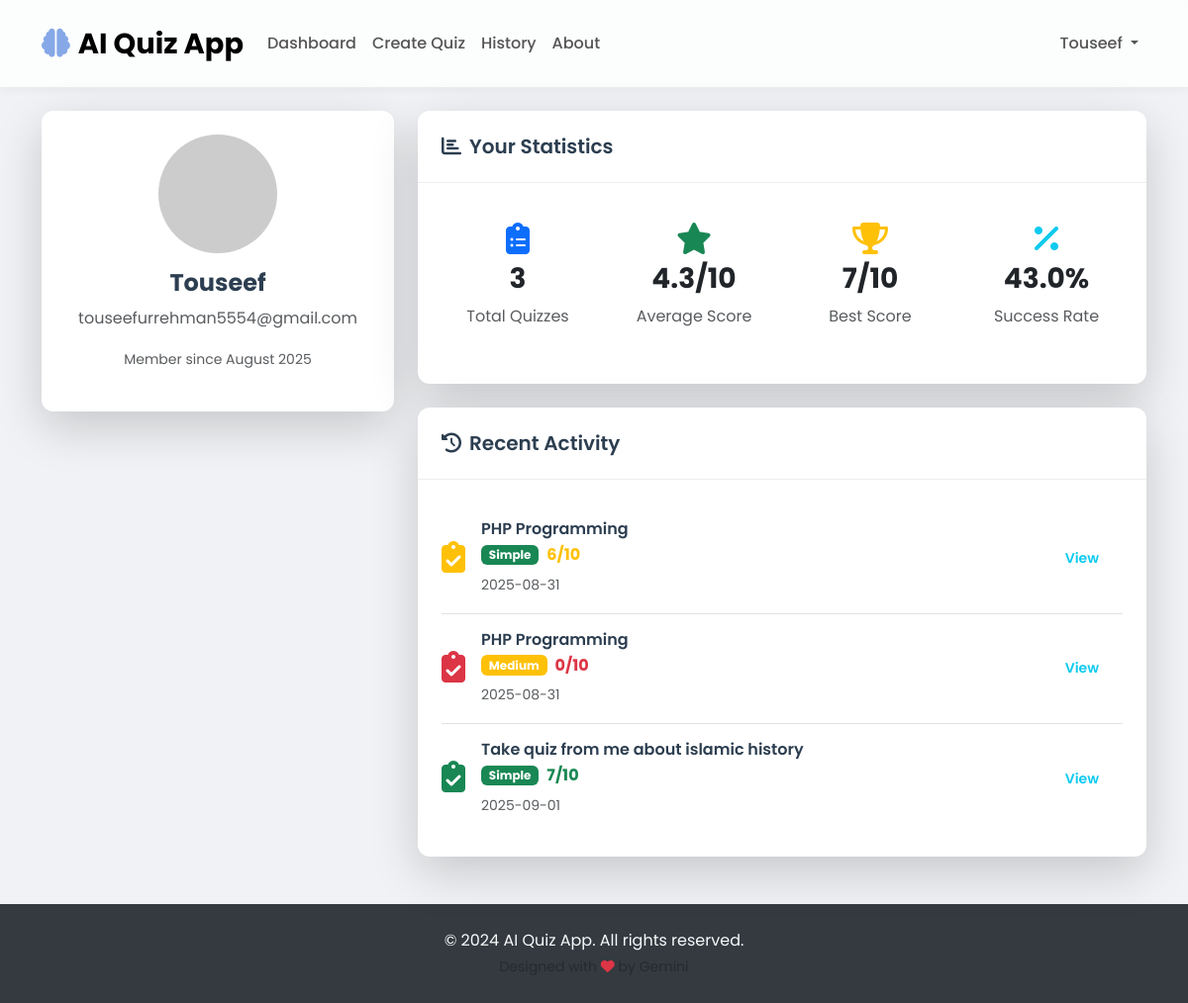
Before: /auth/profile (signed in) with the older database file.
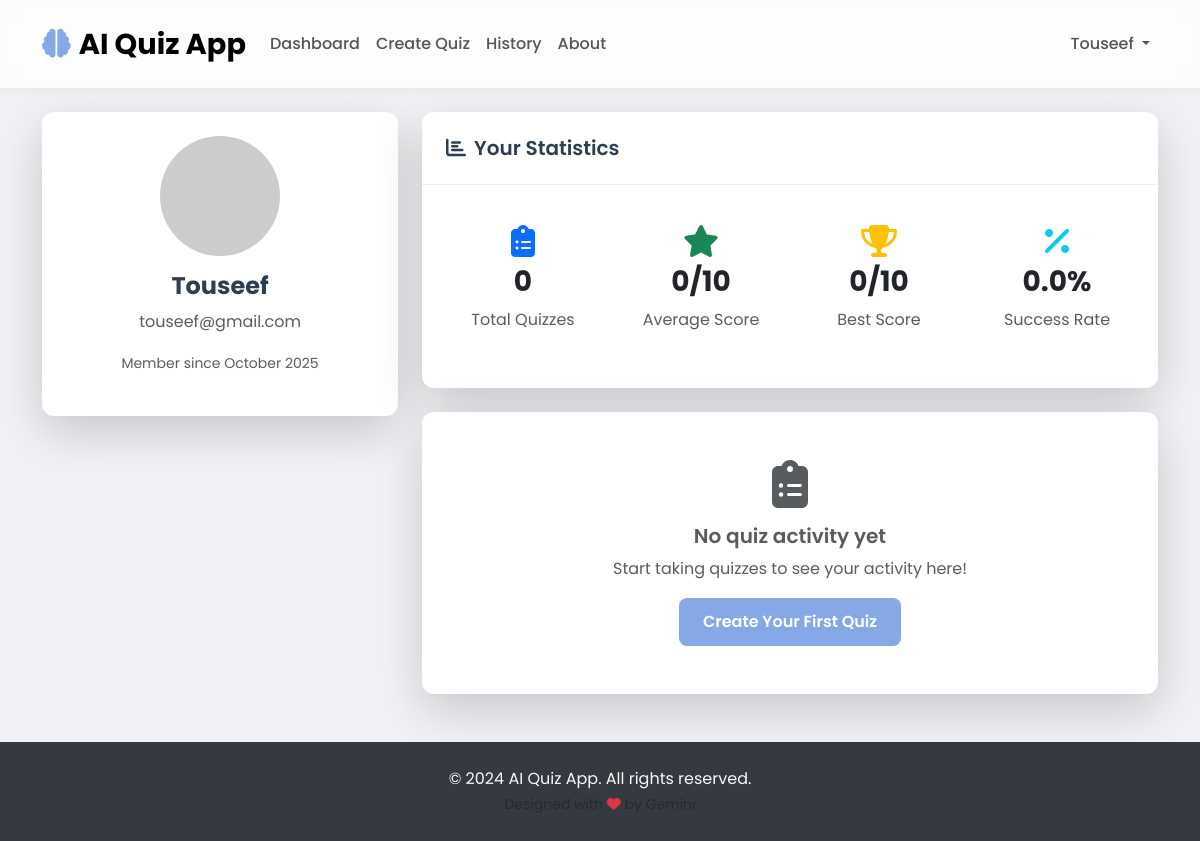
After: the same page with the newer database file.
### models.py (models this page shows, shortened)
class User(UserMixin, db.Model):
    __tablename__ = 'users'
    id = db.Column(db.Integer, primary_key=True)
    username = db.Column(db.String(80), unique=True, nullable=False)
    email = db.Column(db.String(120), unique=True, nullable=False)
    password_hash = db.Column(db.String(255), nullable=False)
    created_at = db.Column(db.DateTime, default=datetime.utcnow)
    results = db.relationship('QuizResult', backref='user', lazy=True)

class Quiz(db.Model):
    __tablename__ = 'quizzes'
    id = db.Column(db.Integer, primary_key=True)
    topic = db.Column(db.String(200), nullable=False)
    difficulty = db.Column(db.Enum('simple', 'medium', 'hard'), nullable=False)
    created_at = db.Column(db.DateTime, default=datetime.utcnow)
    questions = db.relationship('Question', backref='quiz', lazy=True, cascade='all, delete-orphan')
    results = db.relationship('QuizResult', backref='quiz', lazy=True)

### routes/auth.py (the view)
@auth_bp.route('/profile')
@login_required
def profile():
    from models import QuizResult
    results = QuizResult.query.filter_by(user_id=current_user.id).all()
    stats = {
        'total_quizzes': len(results),
        'average_score': round(sum([r.score for r in results]) / len(results), 1) if results else 0,
        'best_score': max([r.score for r in results]) if results else 0,
        'recent_results': [r.to_dict() for r in results[-5:]]  # Last 5 results
    }
    return render_template('auth/profile.html', stats=stats)

### models.py (called while the page is built)
    def to_dict(self):
        return {
            'id': self.id,
            'quiz_id': self.quiz_id,
            'score': self.score,
            'taken_at': self.taken_at.isoformat(),
            'quiz_topic': self.quiz.topic,
            'quiz_difficulty': self.quiz.difficulty
        }

### templates/auth/profile.html (shortened to what this page needs)
{% extends "base.html" %}
{% block content %}
<div class="row">
    <div class="col-lg-4 mb-4">
        <div class="card border-0 shadow-lg text-center fade-in-up">
            <div class="card-body">
                <img src="https://i.pravatar.cc/150?u={{ current_user.username }}" alt="User Avatar" class="rounded-circle mb-3" width="120">
                <h4 class="fw-bold">{{ current_user.username }}</h4>
                <p class="text-muted">{{ current_user.email }}</p>
                <p class="text-muted"><small>Member since {{ current_user.created_at.strftime('%B %Y') }}</small></p>
            </div>
        </div>
    </div>
    <div class="col-lg-8">
        <div class="card border-0 shadow-lg fade-in-up mb-4">
            <div class="card-header bg-transparent">
                <h5 class="mb-0"><i class="fas fa-chart-bar me-2"></i>Your Statistics</h5>
            </div>
            <div class="card-body">
                <div class="row text-center">
                    <div class="col-md-3 mb-3">
                        <div class="p-3">
                            <i class="fas fa-clipboard-list fa-2x text-primary mb-2"></i>
                            <div class="h3 fw-bold">{{ stats.total_quizzes }}</div>
                            <div class="text-muted">Total Quizzes</div>
                        </div>
                    </div>
                    <div class="col-md-3 mb-3">
                        <div class="p-3">
                            <i class="fas fa-star fa-2x text-success mb-2"></i>
                            <div class="h3 fw-bold">{{ stats.average_score }}/10</div>
                            <div class="text-muted">Average Score</div>
                        </div>
                    </div>
                    <div class="col-md-3 mb-3">
                        <div class="p-3">
                            <i class="fas fa-trophy fa-2x text-warning mb-2"></i>
                            <div class="h3 fw-bold">{{ stats.best_score }}/10</div>
                            <div class="text-muted">Best Score</div>
                        </div>
                    </div>
                    <div class="col-md-3 mb-3">
                        <div class="p-3">
                            <i class="fas fa-percentage fa-2x text-info mb-2"></i>
                            <div class="h3 fw-bold">{{ ((stats.average_score / 10) * 100)|round(1) }}%</div>
                            <div class="text-muted">Success Rate</div>
                        </div>
                    </div>
                </div>
            </div>
        </div>
        {% if stats.recent_results %}
        <div class="card border-0 shadow-lg fade-in-up">
            <div class="card-header bg-transparent">
                <h5 class="mb-0"><i class="fas fa-history me-2"></i>Recent Activity</h5>
            </div>
            <div class="card-body">
                {% for result in stats.recent_results %}
                <div class="d-flex align-items-center py-3 {% if not loop.last %}border-bottom{% endif %}">
                    <div class="me-3">
                        <i class="fas fa-clipboard-check fa-2x text-{{ 'success' if result.score >= 7 else 'warning' if result.score >= 5 else 'danger' }}"></i>
                    </div>
                    <div class="flex-grow-1">
                        <h6 class="mb-1">{{ result.quiz_topic }}</h6>
                        <div class="d-flex align-items-center gap-2 mb-1">
                            <span class="badge bg-{{ 'success' if result.quiz_difficulty == 'simple' else 'warning' if result.quiz_difficulty == 'medium' else 'danger' }}">
                                {{ result.quiz_difficulty.title() }}
                            </span>
                            <span class="text-{{ 'success' if result.score >= 7 else 'warning' if result.score >= 5 else 'danger' }} fw-bold">
                                {{ result.score }}/10
                            </span>
                        </div>
                        <small class="text-muted">{{ result.taken_at[:10] }}</small>
                    </div>
                    <div>
                        <a href="{{ url_for('quiz.view_results', result_id=result.id) }}" class="btn btn-sm btn-outline-info">View</a>
                    </div>
                </div>
                {% endfor %}
            </div>
        </div>
        {% else %}
        <div class="card border-0 shadow-lg fade-in-up">
            <div class="card-body text-center py-5">
                <i class="fas fa-clipboard-list fa-3x text-muted mb-3"></i>
                <h5 class="text-muted">No quiz activity yet</h5>
                <p class="text-muted">Start taking quizzes to see your activity here!</p>
                <a href="{{ url_for('quiz.create_quiz') }}" class="btn btn-primary">Create Your First Quiz</a>
            </div>
        </div>
        {% endif %}
    </div>
</div>
{% endblock %}

### templates/base.html (shortened to what this page needs)
<!DOCTYPE html>
<html lang="en">
<head>
    <link href="https://cdn.jsdelivr.net/npm/bootstrap@5.3.0/dist/css/bootstrap.min.css" rel="stylesheet">
    <link href="https://cdnjs.cloudflare.com/ajax/libs/font-awesome/6.4.0/css/all.min.css" rel="stylesheet">
    <link href="{{ url_for('static', filename='css/modern.css') }}" rel="stylesheet">
</head>
<body>
    <nav class="navbar navbar-expand-lg navbar-light">
        <div class="container">
            <a class="navbar-brand" href="{{ url_for('main.index') }}">
                <i class="fas fa-brain me-2"></i>AI Quiz App
            </a>
            <div class="collapse navbar-collapse" id="navbarNav">
                <ul class="navbar-nav me-auto">
                    {% if current_user.is_authenticated %}
                        <li class="nav-item">
                            <a class="nav-link" href="{{ url_for('main.dashboard') }}">Dashboard</a>
                        </li>
                        <li class="nav-item">
                            <a class="nav-link" href="{{ url_for('quiz.create_quiz') }}">Create Quiz</a>
                        </li>
                        <li class="nav-item">
                            <a class="nav-link" href="{{ url_for('quiz.quiz_history') }}">History</a>
                        </li>
                    {% endif %}
                    <li class="nav-item">
                        <a class="nav-link" href="{{ url_for('main.about') }}">About</a>
                    </li>
                </ul>
                <ul class="navbar-nav">
                    {% if current_user.is_authenticated %}
                        <li class="nav-item dropdown">
                            <a class="nav-link dropdown-toggle" href="#" id="navbarDropdown" role="button" data-bs-toggle="dropdown">
                                {{ current_user.username }}
                            </a>
                        </li>
                    {% endif %}
                </ul>
            </div>
        </div>
    </nav>
    <main class="container my-4">
        {% block content %}{% endblock %}
    </main>
    <footer class="py-4 mt-5">
        <div class="container text-center">
            <p class="mb-0">&copy; 2024 AI Quiz App. All rights reserved.</p>
            <small class="text-muted">Designed with <i class="fas fa-heart text-danger"></i> by Gemini</small>
        </div>
    </footer>
</body>
</html>

### static/css/modern.css (style rules this page uses)
:root { --primary-color: #86A8E7; --secondary-color: #91EAE4; --background-color: #f0f2f5; --card-background: #ffffff; --text-color: #333; --heading-color: #2c3e50; --border-radius: 12px; --shadow: 0 4px 20px rgba(0, 0, 0, 0.08); --gradient: linear-gradient(135deg, #7F7FD5, #86A8E7, #91EAE4); }
body { font-family: 'Poppins', sans-serif; background-color: var(--background-color); color: var(--text-color); line-height: 1.6; }
h1, h2, h3, h4, h5, h6 { font-weight: 600; color: var(--heading-color); }
a { color: var(--primary-color); text-decoration: none; transition: color 0.3s ease; }
.navbar { background-color: rgba(255, 255, 255, 0.8); backdrop-filter: blur(10px); box-shadow: 0 2px 10px rgba(0, 0, 0, 0.05); padding: 1rem 0; }
.navbar-brand { font-weight: 700; font-size: 1.8rem; }
.navbar-brand .fa-brain { color: var(--primary-color); }
.nav-link { font-weight: 500; color: #555; transition: color 0.3s ease; }
.btn { border-radius: 8px; padding: 12px 24px; font-weight: 600; border: none; transition: all 0.3s ease; }
.btn-primary { background-color: var(--primary-color); color: white; }
.card { background-color: var(--card-background); border: none; border-radius: var(--border-radius); box-shadow: var(--shadow); transition: transform 0.3s ease, box-shadow 0.3s ease; }
.card-header { background-color: transparent; border-bottom: 1px solid #eee; font-weight: 600; padding: 1.5rem; }
.card-body { padding: 1.5rem; }
footer { background-color: #343a40; color: #f8f9fa; padding: 2rem 0; margin-top: 4rem; }

Changed rows visible on the page:
no longer on this page (row edited): Quiz: quiz_topic "PHP Programming", quiz_difficulty "Simple", score "6", created_at "2025-08-31"
removed Quiz: quiz_topic "PHP Programming", quiz_difficulty "Medium", score "0", created_at "2025-08-31"
removed Quiz: quiz_topic "Take quiz from me about islamic history", quiz_difficulty "Simple", score "7", created_at "2025-09-01"
changed User "Touseef": email "touseefurrehman5554@gmail.com" → "touseef@gmail.com"; created_at "August 2025" → "October 2025"
Other visible differences:
{{ stats.total_quizzes }}: "3" → "0"
{{ stats.average_score }}: "4.3" → "0"
{{ stats.best_score }}: "7" → "0"
{{ ((stats.average_score / 10) * 100)|round(1) }}: "43.0" → "0.0"
text no longer shown: "Recent Activity"
text now shown: "No quiz activity yet Start taking quizzes to see your activity here! Create Your First Quiz"
